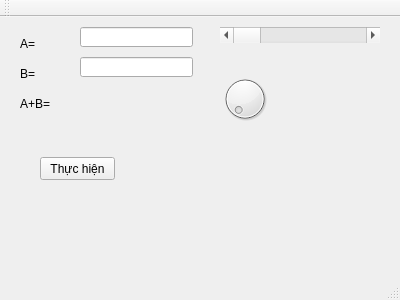
<?xml version="1.0" encoding="UTF-8"?>
<ui version="4.0">
 <class>MainWindow</class>
 <widget class="QMainWindow" name="MainWindow">
  <property name="geometry">
   <rect>
    <x>0</x>
    <y>0</y>
    <width>400</width>
    <height>300</height>
   </rect>
  </property>
  <property name="windowTitle">
   <string>MainWindow</string>
  </property>
  <widget class="QWidget" name="centralWidget">
   <widget class="QScrollBar" name="horizontalScrollBar">
    <property name="geometry">
     <rect>
      <x>220</x>
      <y>10</y>
      <width>160</width>
      <height>16</height>
     </rect>
    </property>
    <property name="maximum">
     <number>999</number>
    </property>
    <property name="pageStep">
     <number>20</number>
    </property>
    <property name="orientation">
     <enum>Qt::Horizontal</enum>
    </property>
   </widget>
   <widget class="QDial" name="dial">
    <property name="geometry">
     <rect>
      <x>220</x>
      <y>50</y>
      <width>50</width>
      <height>64</height>
     </rect>
    </property>
    <property name="maximum">
     <number>1000</number>
    </property>
   </widget>
   <widget class="QLabel" name="label">
    <property name="geometry">
     <rect>
      <x>20</x>
      <y>20</y>
      <width>46</width>
      <height>13</height>
     </rect>
    </property>
    <property name="text">
     <string>A=</string>
    </property>
   </widget>
   <widget class="QLineEdit" name="LineA">
    <property name="geometry">
     <rect>
      <x>80</x>
      <y>10</y>
      <width>113</width>
      <height>20</height>
     </rect>
    </property>
   </widget>
   <widget class="QLabel" name="label_2">
    <property name="geometry">
     <rect>
      <x>20</x>
      <y>50</y>
      <width>46</width>
      <height>13</height>
     </rect>
    </property>
    <property name="text">
     <string>B=</string>
    </property>
   </widget>
   <widget class="QLabel" name="label_3">
    <property name="geometry">
     <rect>
      <x>20</x>
      <y>80</y>
      <width>46</width>
      <height>13</height>
     </rect>
    </property>
    <property name="text">
     <string>A+B=</string>
    </property>
   </widget>
   <widget class="QLabel" name="KQ">
    <property name="geometry">
     <rect>
      <x>80</x>
      <y>80</y>
      <width>101</width>
      <height>16</height>
     </rect>
    </property>
    <property name="text">
     <string/>
    </property>
   </widget>
   <widget class="QLineEdit" name="LineB">
    <property name="geometry">
     <rect>
      <x>80</x>
      <y>40</y>
      <width>113</width>
      <height>20</height>
     </rect>
    </property>
   </widget>
   <widget class="QPushButton" name="pushButton">
    <property name="geometry">
     <rect>
      <x>40</x>
      <y>140</y>
      <width>75</width>
      <height>23</height>
     </rect>
    </property>
    <property name="text">
     <string>Thực hiện</string>
    </property>
   </widget>
  </widget>
  <widget class="QMenuBar" name="menuBar">
   <property name="geometry">
    <rect>
     <x>0</x>
     <y>0</y>
     <width>400</width>
     <height>21</height>
    </rect>
   </property>
  </widget>
  <widget class="QToolBar" name="mainToolBar">
   <attribute name="toolBarArea">
    <enum>TopToolBarArea</enum>
   </attribute>
   <attribute name="toolBarBreak">
    <bool>false</bool>
   </attribute>
  </widget>
  <widget class="QStatusBar" name="statusBar"/>
 </widget>
 <layoutdefault spacing="6" margin="11"/>
 <resources/>
 <connections/>
</ui>
